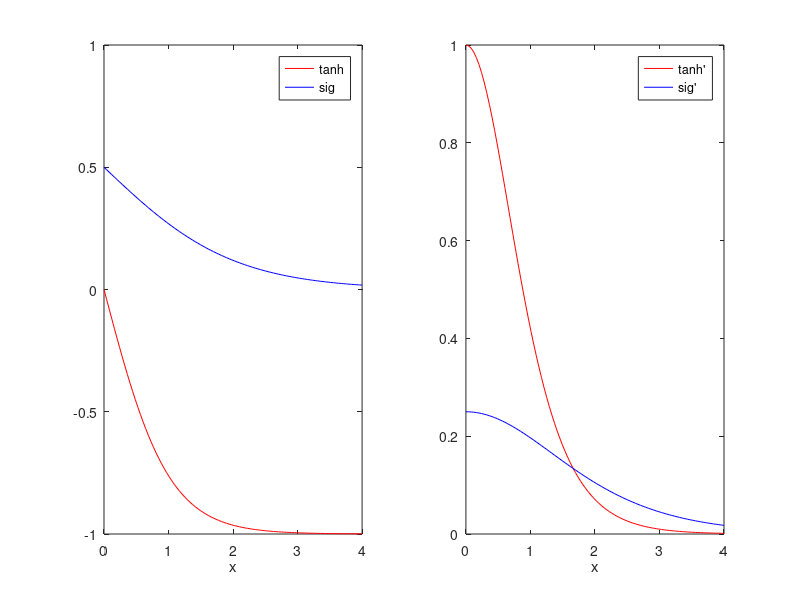

Reproduce this figure in MATLAB.

subplot(1,2,1)
x = linspace(0,4,100);
y = tanh(-x);
z = 1./(1+exp(x));
plot(x,y,'r'); hold on; plot(x,z,'b');
legend('tanh','sig'); xlabel('x')

subplot(1,2,2)
% xx = linspace(0,3,100);
yy = 1-(tanh(-x).^2);
zz = z.*(1-z);
plot(x,yy,'r'); hold on; plot(x,zz,'b');
legend("tanh'","sig'"); xlabel('x')
